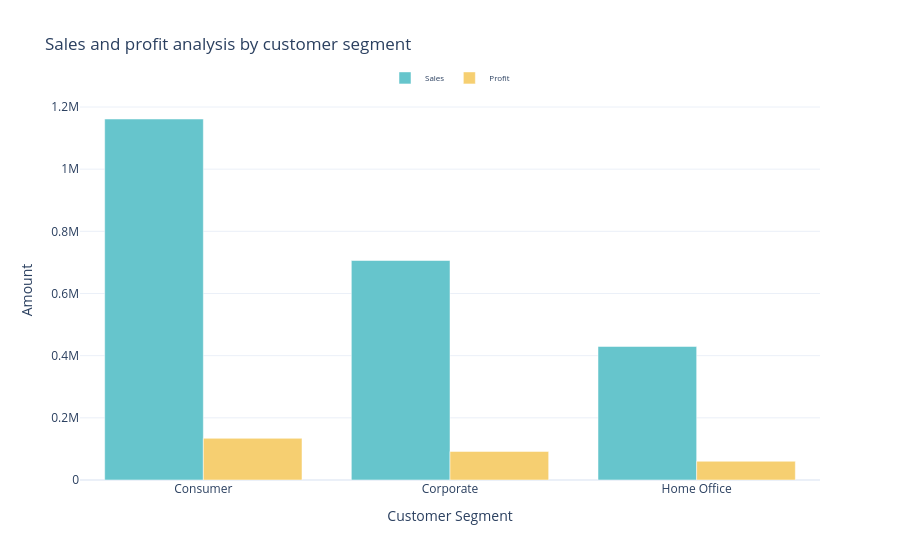

Source (notebook cell):
### Markdown cell above
# **Sales and profit analysis by customer Segment**

### Code cell
import plotly.graph_objects as go
from plotly import colors

salesNprofit_by_segment = data.groupby('Segment').agg({'Sales':'sum','Profit':'sum'}).reset_index()
color_palette = colors.qualitative.Pastel

# FIXED: Capitalized 'Figure' to avoid a syntax error
fig = go.Figure()

fig.add_trace(go.Bar(
    x=salesNprofit_by_segment['Segment'],
    y=salesNprofit_by_segment['Sales'],
    name='Sales',
    marker_color=color_palette[0]      # Uses the 1st pastel color
))

fig.add_trace(go.Bar(
    x=salesNprofit_by_segment['Segment'],
    y=salesNprofit_by_segment['Profit'],
    name='Profit',
    marker_color=color_palette[1]      # FIXED: Changed index to 1 so Profit has a unique color
))

fig.update_layout(
    title='Sales and profit analysis by customer segment',
    xaxis_title='Customer Segment',
    yaxis_title='Amount',
    # Added horizontal top legend with size 8 font
    legend=dict(
        orientation="h",       # Horizontal layout
        yanchor="bottom",      # Anchor at the bottom of the legend box
        y=1.02,                # Push slightly above the upper plot boundary
        xanchor="center",      # Anchor at the horizontal center of the legend
        x=0.5,                 # Position exactly in the middle of the X-axis
        font=dict(size=8)      # Set font size to 8
    )
)

fig.show()

### Figure 1 — Plotly figure (JSON) as saved in the notebook; plotly's stock layout.template omitted (floating-point values rounded to 4 significant figures)
{"data": [{"marker": {"color": "rgb(102, 197, 204)"}, "name": "Sales", "type": "bar", "x": ["Consumer", "Corporate", "Home Office"], "y": [1161000.0, 706100.0, 429700.0]}, {"marker": {"color": "rgb(246, 207, 113)"}, "name": "Profit", "type": "bar", "x": ["Consumer", "Corporate", "Home Office"], "y": [134100.0, 91980.0, 60300.0]}], "layout": {"legend": {"font": {"size": 8}, "orientation": "h", "x": 0.5, "xanchor": "center", "y": 1.02, "yanchor": "bottom"}, "title": {"text": "Sales and profit analysis by customer segment"}, "xaxis": {"title": {"text": "Customer Segment"}}, "yaxis": {"title": {"text": "Amount"}}}}
